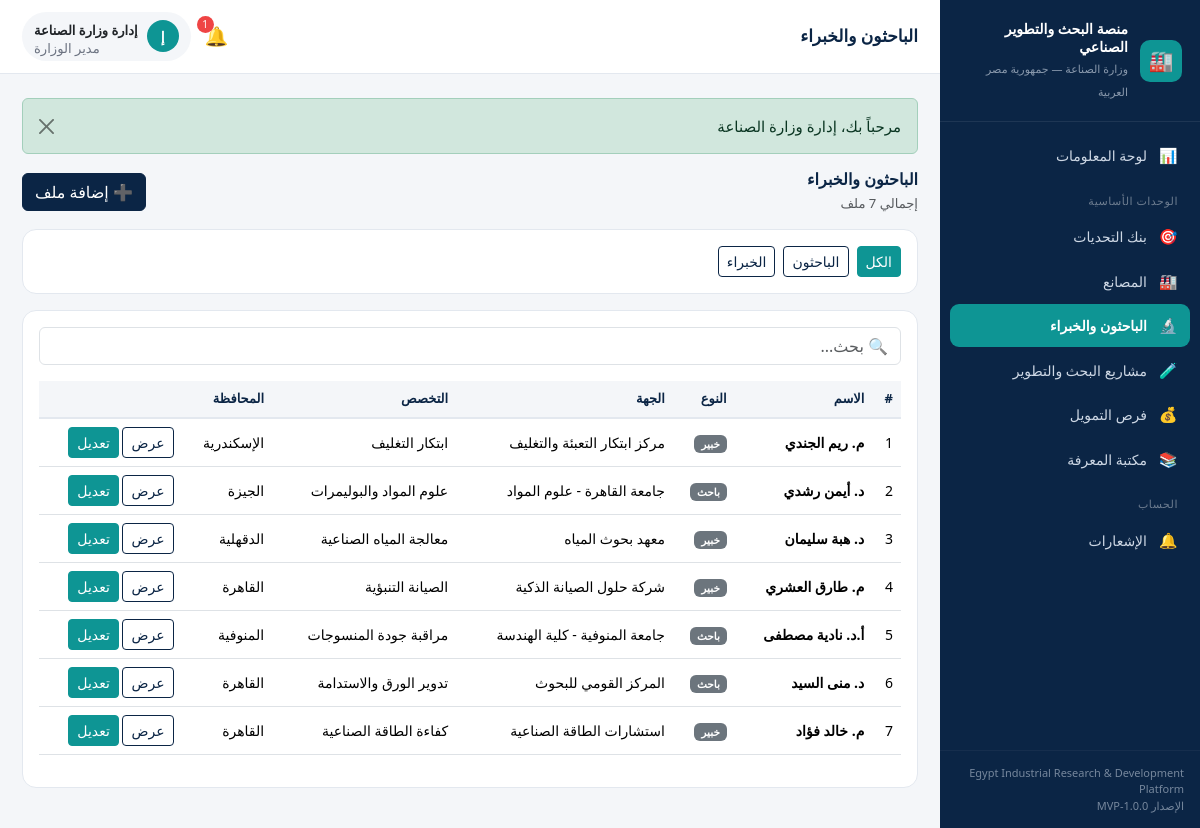
Page /public/researcher (signed in) on the committed database.
### tables this page shows
CREATE TABLE `researcher_profiles` (
  `id`                 INT UNSIGNED NOT NULL AUTO_INCREMENT,
  `user_id`            INT UNSIGNED NULL,
  `profile_type`       ENUM('researcher','expert') NOT NULL DEFAULT 'researcher',
  `name`               VARCHAR(190) NOT NULL,
  `organization`       VARCHAR(190) NULL,
  `specialization`     VARCHAR(190) NOT NULL,
  `expertise_keywords` TEXT NULL,
  `previous_projects`  TEXT NULL,
  `email`              VARCHAR(190) NULL,
  `phone`              VARCHAR(40)  NULL,
  `governorate_id`     INT UNSIGNED NULL,
  `created_at`         DATETIME NOT NULL DEFAULT CURRENT_TIMESTAMP,
  PRIMARY KEY (`id`),
  KEY `idx_rp_type` (`profile_type`),
  KEY `idx_rp_gov` (`governorate_id`),
  KEY `idx_rp_user` (`user_id`),
  CONSTRAINT `fk_rp_user` FOREIGN KEY (`user_id`) REFERENCES `users`(`id`) ON DELETE SET NULL,
  CONSTRAINT `fk_rp_gov` FOREIGN KEY (`governorate_id`) REFERENCES `governorates`(`id`) ON DELETE SET NULL
);

CREATE TABLE `governorates` (
  `id`      INT UNSIGNED NOT NULL AUTO_INCREMENT,
  `name_ar` VARCHAR(120) NOT NULL,
  `name_en` VARCHAR(120) NULL,
  PRIMARY KEY (`id`)
);

### app/controllers/ResearcherController.php (called while the page is built, shortened)
<?php
class ResearcherController extends Controller
{
    public function index(): void
    {
        $rpM = $this->model('ResearcherProfile');
        $type = $_GET['type'] ?? null;
        if (!in_array($type, ['researcher', 'expert'], true)) {
            $type = null;
        }
        $this->view('researchers/index', [
            'profiles' => $rpM->allWithRefs($type),
            'type'     => $type,
        ]);
    }
}

### app/core/Router.php (called while the page is built, shortened)
<?php
class Router
{
    public function dispatch(): void
    {
        $url = $this->parseUrl();
        $action         = !empty($url[1]) ? $url[1] : 'index';
        $params         = array_slice($url, 2);
        $controller = new $controllerName();
        call_user_func_array([$controller, $action], $params);
    }
    private function parseUrl(): array
    {
        $url = $_GET['url'] ?? '';
        $url = rtrim($url, '/');
        $url = filter_var($url, FILTER_SANITIZE_URL);
        return explode('/', $url);
    }
}

### public/index.php (called while the page is built, shortened)
<?php
require_once APP_PATH . '/core/Database.php';
require_once APP_PATH . '/core/Model.php';
require_once APP_PATH . '/core/Router.php';
require_once APP_PATH . '/helpers/functions.php';
require_once APP_PATH . '/helpers/Auth.php';
$router = new Router();
$router->dispatch();

### app/helpers/Auth.php (called while the page is built, shortened)
<?php
class Auth
{
    public static function user(): ?array
    {
        return $_SESSION['user'] ?? null;
    }
    public static function id(): ?int
    {
        return $_SESSION['user']['id'] ?? null;
    }
    public static function role(): ?string
    {
        return $_SESSION['user']['role'] ?? null;
    }
    public static function isAdmin(): bool
    {
        return self::role() === 'admin';
    }
    public static function roleLabel(?string $role = null): string
    {
        $role = $role ?? self::role();
        return [
            'admin'      => 'مدير الوزارة',
            'factory'    => 'مصنع',
            'researcher' => 'باحث / جامعة',
            'expert'     => 'خبير / استشاري',
            'investor'   => 'مستثمر / جهة تمويل',
        ][$role] ?? $role ?? '';
    }
}

### app/core/Model.php (called while the page is built, shortened)
<?php
abstract class Model
{
    protected PDO $db;
    protected string $table = '';
    public function __construct()
    {
        $this->db = Database::getConnection();
    }
    protected function query(string $sql, array $params = []): array
    {
        $stmt = $this->db->prepare($sql);
        $stmt->execute($params);
        return $stmt->fetchAll();
    }
    protected function scalar(string $sql, array $params = [])
    {
        $stmt = $this->db->prepare($sql);
        $stmt->execute($params);
        return $stmt->fetchColumn();
    }
    public function count(string $where = '', array $params = []): int
    {
        $sql = "SELECT COUNT(*) FROM {$this->table}";
        if ($where !== '') {
            $sql .= " WHERE {$where}";
        }
        return (int) $this->scalar($sql, $params);
    }
}

### app/core/Database.php (called while the page is built)
<?php
class Database
{
    private static ?PDO $instance = null;
    public static function getConnection(): PDO
    {
        if (self::$instance === null) {
            $dsn = sprintf(
                'mysql:host=%s;port=%s;dbname=%s;charset=%s',
                DB_HOST,
                DB_PORT,
                DB_NAME,
                DB_CHARSET
            );
            $options = [
                PDO::ATTR_ERRMODE            => PDO::ERRMODE_EXCEPTION,
                PDO::ATTR_DEFAULT_FETCH_MODE => PDO::FETCH_ASSOC,
                PDO::ATTR_EMULATE_PREPARES   => false,
            ];
            try {
                self::$instance = new PDO($dsn, DB_USER, DB_PASS, $options);
                self::$instance->exec("SET NAMES utf8mb4 COLLATE utf8mb4_unicode_ci");
            } catch (PDOException $e) {
                if (APP_DEBUG) {
                    die('Database connection failed: ' . $e->getMessage());
                }
                die('تعذّر الاتصال بقاعدة البيانات. يرجى مراجعة الإعدادات.');
            }
        }
        return self::$instance;
    }
}

### app/models/ResearcherProfile.php (called while the page is built, shortened)
<?php
class ResearcherProfile extends Model
{
    public function allWithRefs(?string $type = null): array
    {
        $sql = "SELECT rp.*, g.name_ar AS governorate_name
                FROM researcher_profiles rp
                LEFT JOIN governorates g ON g.id = rp.governorate_id";
        $params = [];
        $sql .= " ORDER BY rp.id DESC";
        return $this->query($sql, $params);
    }
}

### app/models/Notification.php (called while the page is built, shortened)
<?php
class Notification extends Model
{
    public function unreadCount(int $userId): int
    {
        return $this->count('user_id = ? AND is_read = 0', [$userId]);
    }
}

### app/views/researchers/index.php (the view)
<?php
$pageTitle = 'الباحثون والخبراء';
?>
<div class="page-head d-flex justify-content-between align-items-center mb-3">
    <div>
        <h2 class="section-title mb-1">الباحثون والخبراء</h2>
        <p class="text-muted small mb-0">إجمالي <?= count($profiles) ?> ملف</p>
    </div>
    <?php if (Auth::isAdmin() || in_array(Auth::role(), ['researcher', 'expert'], true)): ?>
        <a href="<?= url('researcher/create') ?>" class="btn btn-primary">➕ إضافة ملف</a>
    <?php endif; ?>
</div>
<div class="card mb-3">
    <div class="card-body d-flex gap-2 flex-wrap">
        <a href="<?= url('researcher') ?>" class="btn btn-sm <?= empty($type) ? 'btn-teal' : 'btn-outline-navy' ?>">الكل</a>
        <a href="<?= url('researcher?type=researcher') ?>" class="btn btn-sm <?= ($type ?? '') === 'researcher' ? 'btn-teal' : 'btn-outline-navy' ?>">الباحثون</a>
        <a href="<?= url('researcher?type=expert') ?>" class="btn btn-sm <?= ($type ?? '') === 'expert' ? 'btn-teal' : 'btn-outline-navy' ?>">الخبراء</a>
    </div>
</div>
<div class="card">
    <div class="card-body">
        <input type="text" class="form-control mb-3" placeholder="🔍 بحث..." data-table-filter="#rpTable">
        <div class="table-responsive">
        <table class="table align-middle" id="rpTable">
            <thead><tr><th>#</th><th>الاسم</th><th>النوع</th><th>الجهة</th><th>التخصص</th><th>المحافظة</th><th></th></tr></thead>
            <tbody>
            <?php if (empty($profiles)): ?>
                <tr><td colspan="7"><div class="empty-state p-4"><div class="ico">🔬</div><p>لا توجد ملفات.</p></div></td></tr>
            <?php else: foreach ($profiles as $i => $p): ?>
                <tr>
                    <td><?= $i + 1 ?></td>
                    <td><strong><?= e($p['name']) ?></strong></td>
                    <td><span class="badge bg-secondary"><?= $p['profile_type'] === 'expert' ? 'خبير' : 'باحث' ?></span></td>
                    <td><?= e($p['organization'] ?: '—') ?></td>
                    <td><?= e($p['specialization']) ?></td>
                    <td><?= e($p['governorate_name'] ?? '—') ?></td>
                    <td class="text-nowrap">
                        <a href="<?= url('researcher/show/' . $p['id']) ?>" class="btn btn-outline-navy btn-sm">عرض</a>
                        <?php if (Auth::isAdmin() || (int)($p['user_id'] ?? 0) === (int) Auth::id()): ?>
                            <a href="<?= url('researcher/edit/' . $p['id']) ?>" class="btn btn-teal btn-sm">تعديل</a>
                        <?php endif; ?>
                    </td>
                </tr>
            <?php endforeach; endif; ?>
            </tbody>
        </table>
        </div>
    </div>
</div>

### app/views/partials/topbar.php (shortened to what this page needs)
<?php
$u = Auth::user();
$initial = mb_substr($u['name'] ?? '؟', 0, 1, 'UTF-8');
require_once APP_PATH . '/models/Notification.php';
$unread = (new Notification())->unreadCount(Auth::id());
$pt = $pageTitle ?? 'لوحة المعلومات';
?>
<header class="topbar">
    <div class="d-flex align-items-center gap-2">
        <h1 class="page-title"><?= e($pt) ?></h1>
    </div>
    <div class="topbar-actions">
        <a href="<?= url('notification') ?>" class="bell" title="الإشعارات">
            🔔
            <?php if ($unread > 0): ?>
                <span class="count"><?= $unread > 99 ? '99+' : $unread ?></span>
            <?php endif; ?>
        </a>
        <div class="dropdown">
            <a href="#" class="user-chip text-decoration-none text-dark" data-bs-toggle="dropdown" aria-expanded="false">
                <span class="avatar"><?= e($initial) ?></span>
                <span class="d-none d-md-block text-end">
                    <strong style="font-size:13px"><?= e($u['name']) ?></strong>
                    <small><?= e(Auth::roleLabel()) ?></small>
                </span>
            </a>
        </div>
    </div>
</header>

### public/assets/css/style.css (style rules this page uses)
:root { --eg-navy: #0b2545; --eg-navy-700: #13315c; --eg-teal: #0e9594; --eg-teal-600: #0c807f; --eg-light: #f4f6f9; --eg-gray: #e3e8ef; --eg-text: #1f2937; --eg-muted: #6b7280; --eg-white: #ffffff; --sidebar-w: 260px; }
* { box-sizing: border-box; }
body { font-family: "Segoe UI", "Tahoma", "Cairo", system-ui, -apple-system, sans-serif; background: var(--eg-light); color: var(--eg-text); margin: 0; font-size: 15px; }
a { text-decoration: none; }
.topbar { background: var(--eg-white); border-bottom: 1px solid var(--eg-gray); padding: 12px 22px; display: flex; align-items: center; justify-content: space-between; position: sticky; top: 0; z-index: 1020; }
.topbar .page-title { font-size: 17px; font-weight: 700; color: var(--eg-navy); margin: 0; }
.topbar .topbar-actions { display: flex; align-items: center; gap: 14px; }
.user-chip { display: flex; align-items: center; gap: 9px; background: var(--eg-light); padding: 6px 12px; border-radius: 30px; }
.user-chip .avatar { width: 32px; height: 32px; border-radius: 50%; background: var(--eg-teal); color: #fff; display: flex; align-items: center; justify-content: center; font-weight: 700; font-size: 14px; }
.user-chip small { color: var(--eg-muted); display: block; line-height: 1.1; }
.bell { position: relative; color: var(--eg-navy); font-size: 19px; }
.bell .count { position: absolute; top: -6px; left: -8px; background: #ef4444; color: #fff; font-size: 10px; border-radius: 10px; padding: 1px 5px; min-width: 17px; text-align: center; }
.card { border: 1px solid var(--eg-gray); border-radius: 14px; }
.section-title { font-size: 16px; font-weight: 700; color: var(--eg-navy); margin: 0; }
.btn-primary { background: var(--eg-navy); border-color: var(--eg-navy); }
.btn-teal { background: var(--eg-teal); border-color: var(--eg-teal); color: #fff; }
.btn-outline-navy { color: var(--eg-navy); border-color: var(--eg-navy); }
.table thead th { background: var(--eg-light); color: var(--eg-navy); font-size: 13px; border-bottom: 2px solid var(--eg-gray); }
.table td { vertical-align: middle; font-size: 14px; }

### rows in the picture
researcher_profiles: id "1", name "م. خالد فؤاد", profile_type "خبير", organization "استشارات الطاقة الصناعية", specialization "كفاءة الطاقة الصناعية", governorate.name_ar "القاهرة"
researcher_profiles: name "م. ريم الجندي", profile_type "خبير", organization "مركز ابتكار التعبئة والتغليف", specialization "ابتكار التغليف", governorate.name_ar "الإسكندرية"
researcher_profiles: name "د. أيمن رشدي", profile_type "باحث", organization "جامعة القاهرة - علوم المواد", specialization "علوم المواد والبوليمرات", governorate.name_ar "الجيزة"
researcher_profiles: name "د. هبة سليمان", profile_type "خبير", organization "معهد بحوث المياه", specialization "معالجة المياه الصناعية", governorate.name_ar "الدقهلية"
researcher_profiles: name "م. طارق العشري", profile_type "خبير", organization "شركة حلول الصيانة الذكية", specialization "الصيانة التنبؤية", governorate.name_ar "القاهرة"
researcher_profiles: name "أ.د. نادية مصطفى", profile_type "باحث", organization "جامعة المنوفية - كلية الهندسة", specialization "مراقبة جودة المنسوجات", governorate.name_ar "المنوفية"
researcher_profiles: name "د. منى السيد", profile_type "باحث", organization "المركز القومي للبحوث", specialization "تدوير الورق والاستدامة", governorate.name_ar "القاهرة"

### other values in the picture
APP_NAME_EN "Egypt Industrial Research & Development Platform"
APP_VERSION "1.0.0-MVP"
$pt "الباحثون والخبراء"
$initial "إ"
$u['name'] "إدارة وزارة الصناعة"
Auth::roleLabel() "مدير الوزارة"
$msg "مرحباً بك، إدارة وزارة الصناعة"
